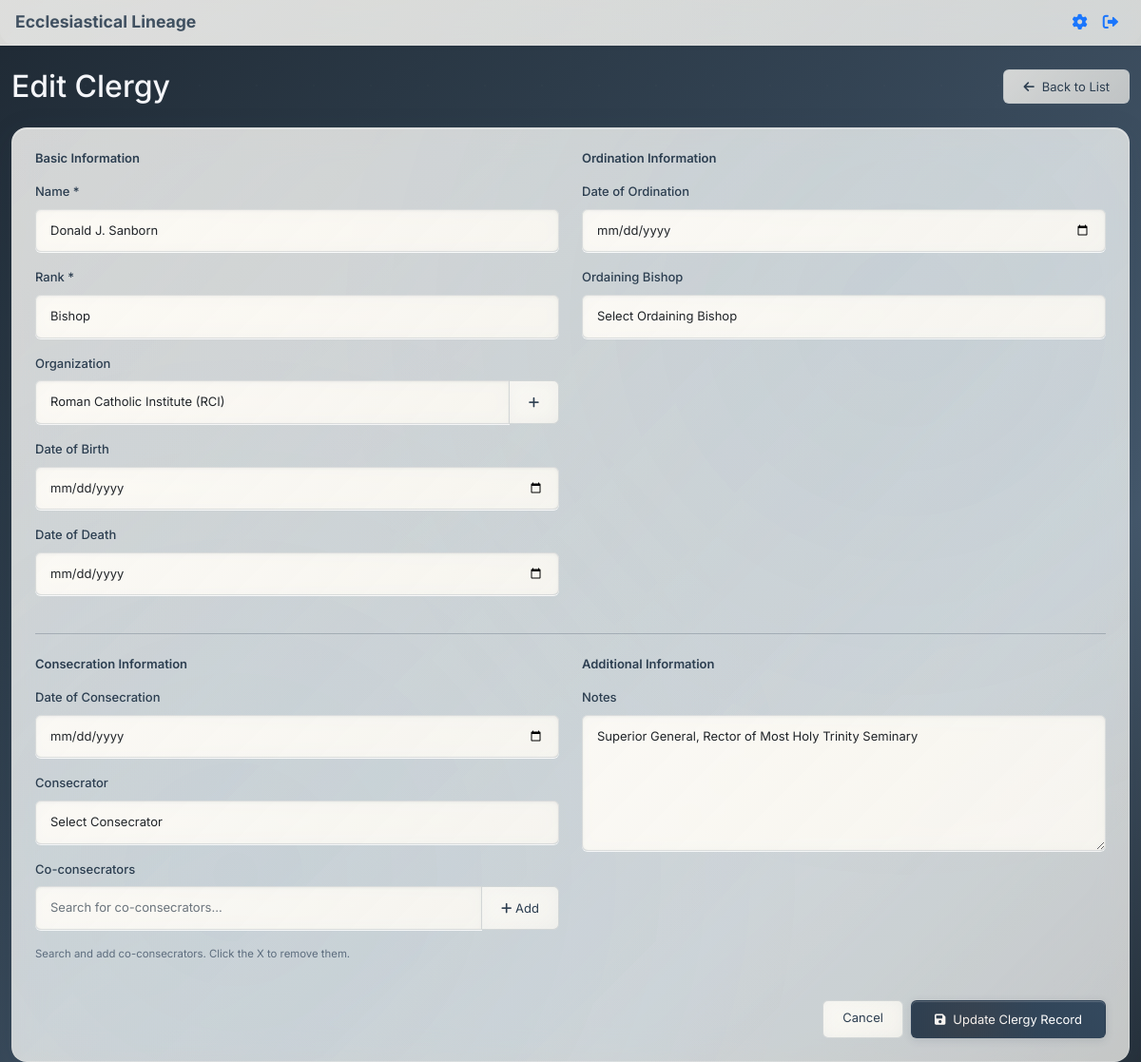
Page /clergy/1/edit (signed in) on the earlier database version.
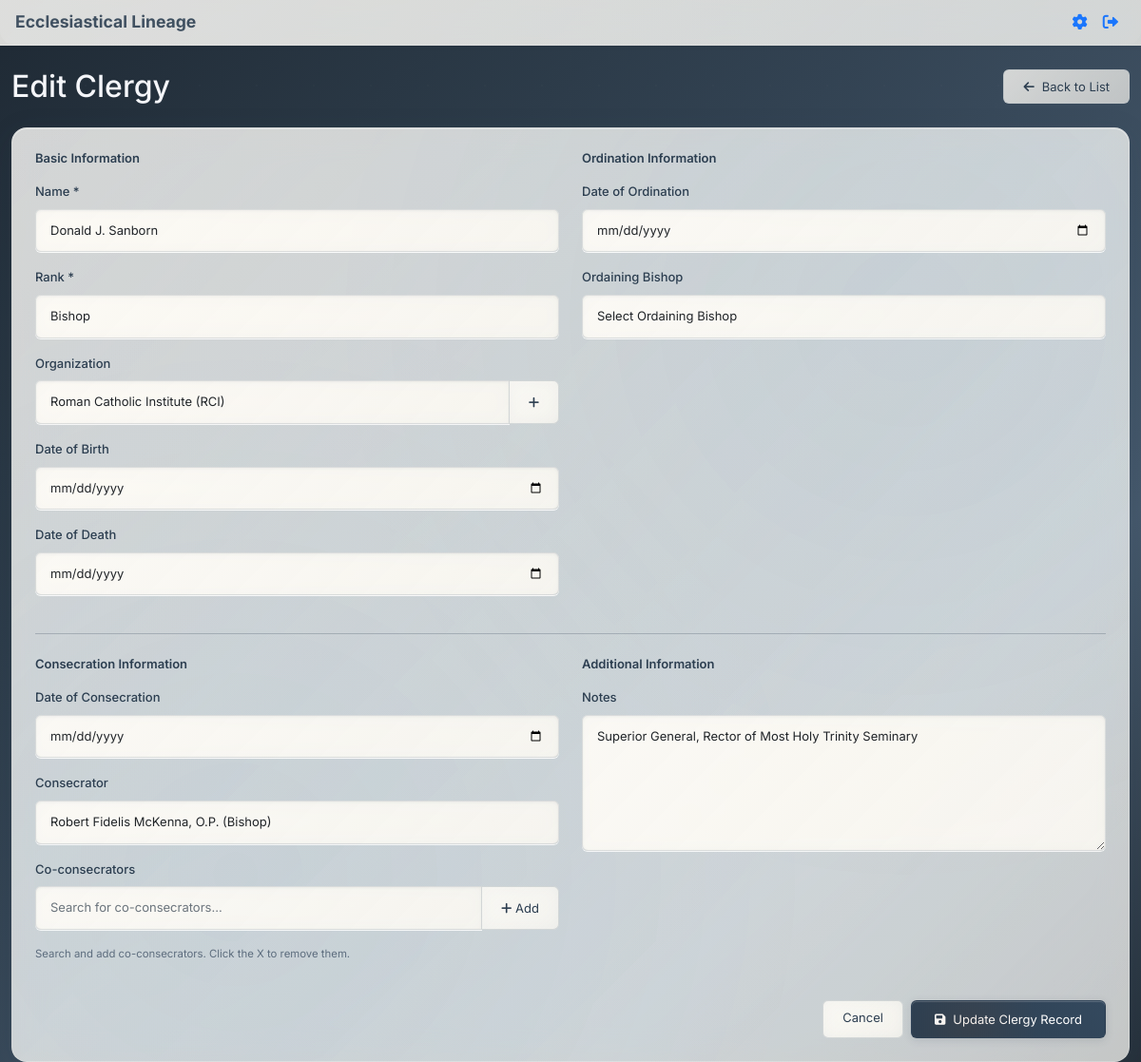
Same page on the later database version.
### app.py (models this page shows, shortened)
class Clergy(db.Model):
    id = db.Column(db.Integer, primary_key=True)
    name = db.Column(db.String(200), nullable=False)
    rank = db.Column(db.String(100), nullable=False)
    organization = db.Column(db.String(200))
    date_of_birth = db.Column(db.Date)
    date_of_ordination = db.Column(db.Date)
    ordaining_bishop_id = db.Column(db.Integer, db.ForeignKey('clergy.id'))
    date_of_consecration = db.Column(db.Date)
    consecrator_id = db.Column(db.Integer, db.ForeignKey('clergy.id'))
    co_consecrators = db.Column(db.Text)  # JSON array of clergy IDs
    date_of_death = db.Column(db.Date)
    notes = db.Column(db.Text)
    ordaining_bishop = db.relationship('Clergy', foreign_keys=[ordaining_bishop_id], remote_side=[id])
    consecrator = db.relationship('Clergy', foreign_keys=[consecrator_id], remote_side=[id])
    def get_co_consecrators(self):
        if self.co_consecrators:
            return json.loads(self.co_consecrators)
        return []

class Rank(db.Model):
    id = db.Column(db.Integer, primary_key=True)
    name = db.Column(db.String(100), unique=True, nullable=False)
    description = db.Column(db.Text)
    created_at = db.Column(db.DateTime, default=datetime.utcnow)

class Organization(db.Model):
    id = db.Column(db.Integer, primary_key=True)
    name = db.Column(db.String(200), unique=True, nullable=False)
    abbreviation = db.Column(db.String(20), unique=True)  # Short code for the organization
    description = db.Column(db.Text)
    created_at = db.Column(db.DateTime, default=datetime.utcnow)

### app.py (the view, shortened to what this page needs)
@app.route('/clergy/<int:clergy_id>/edit', methods=['GET', 'POST'])
def edit_clergy(clergy_id):
    if 'user_id' not in session:
        flash('Please log in to edit clergy records.', 'error')
        return redirect(url_for('login'))
    clergy = Clergy.query.get_or_404(clergy_id)
    all_clergy = Clergy.query.all()
    all_clergy_data = [
        {
            'id': clergy_member.id,
            'name': clergy_member.name,
            'rank': clergy_member.rank,
            'organization': clergy_member.organization
        }
        for clergy_member in all_clergy
    ]
    ranks = Rank.query.order_by(Rank.name).all()
    organizations = Organization.query.order_by(Organization.name).all()
    return render_template('add_clergy.html',
                         clergy=clergy,
                         all_clergy=all_clergy,
                         all_clergy_data=all_clergy_data,
                         ranks=ranks,
                         organizations=organizations,
                         edit_mode=True)

### templates/add_clergy.html (shortened to what the changed rows need)
{% extends "base.html" %}
{% block full_content %}
    <div class="container mt-4">
    <div class="d-flex justify-content-between align-items-center mb-4">
        <h1 class="h2 mb-0">{% if edit_mode %}Edit Clergy{% else %}Add New Clergy{% endif %}</h1>
    </div>
    <div class="card">
        <div class="card-body p-4">
            <form method="POST">
                <div class="row">
                    <div class="col-md-6">
                        <div class="mb-3">
                            <label for="name" class="form-label">Name *</label>
                            <input type="text" class="form-control" id="name" name="name"
                                   value="{{ clergy.name if edit_mode else '' }}" required>
                        </div>
                        <div class="mb-3">
                            <label for="rank" class="form-label">Rank *</label>
                            <select class="form-select" id="rank" name="rank" required>
                                {% for rank in ranks %}
                                    <option value="{{ rank.name }}" {% if edit_mode and clergy.rank == rank.name %}selected{% endif %}>
                                        {{ rank.name }}{% if rank.description %} - {{ rank.description }}{% endif %}
                                    </option>
                                {% endfor %}
                            </select>
                        </div>
                        <div class="mb-3">
                            <div class="input-group">
                                <select class="form-select" id="organization" name="organization">
                                    {% for organization in organizations %}
                                        <option value="{{ organization.name }}" {% if edit_mode and clergy.organization == organization.name %}selected{% endif %}>
                                            {{ organization.name }}{% if organization.abbreviation %} ({{ organization.abbreviation }}){% endif %}{% if organization.description %} - {{ organization.description }}{% endif %}
                                        </option>
                                    {% endfor %}
                                </select>
                                <button class="btn btn-outline-secondary" type="button" onclick="openAddOrganizationModal()">
                                    <i class="fas fa-plus"></i>
                                </button>
                            </div>
                        </div>
                    </div>
                </div>
                <div class="row">
                    <div class="col-md-6">
                        <div class="mb-3">
                            <label for="consecrator_id" class="form-label">Consecrator</label>
                            <select class="form-select" id="consecrator_id" name="consecrator_id">
                                <option value="">Select Consecrator</option>
                                {% for clergy_member in all_clergy %}
                                    <option value="{{ clergy_member.id }}" {% if edit_mode and clergy.consecrator_id == clergy_member.id %}selected{% endif %}>{{ clergy_member.name }} ({{ clergy_member.rank }})</option>
                                {% endfor %}
                            </select>
                        </div>
                    </div>
                    <div class="col-md-6">
                        <div class="mb-3">
                            <label for="notes" class="form-label">Notes</label>
                            <textarea class="form-control" id="notes" name="notes" rows="6" placeholder="Additional notes about this clergy member...">{{ clergy.notes if edit_mode else '' }}</textarea>
                        </div>
                    </div>
                </div>
            </form>
        </div>
    </div>
{% endblock %}

Differences in the rows shown:
changed Clergy "Donald J. Sanborn": consecrator_id (not shown) → "Robert Fidelis McKenna, O.P. (Bishop)"
Other differences:
form field consecrator_id: "Select Consecrator" → (not shown)
